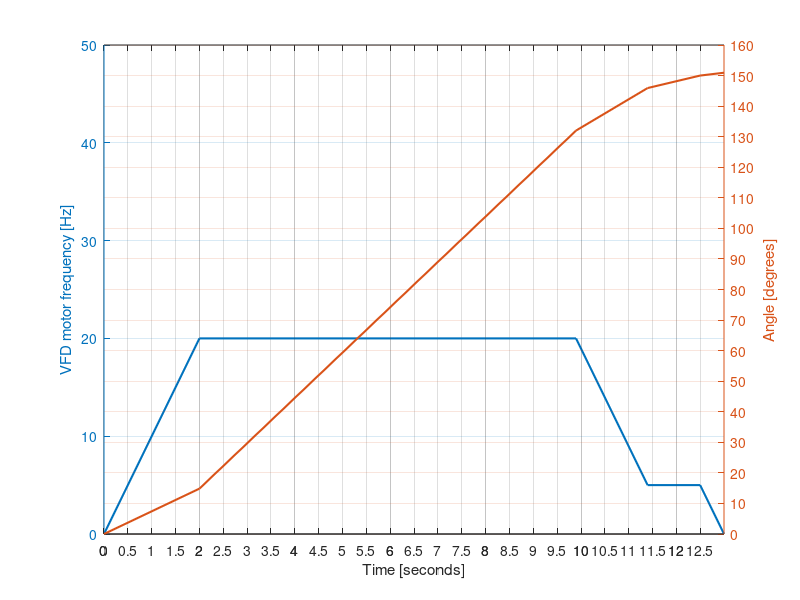

Recreate this plot in MATLAB.
% GNU Octave - Motor Speed Profile Parameter & Acceleration Script

clc;
clear;
close all;

%% User defined variables
% USER SETTINGS
motor_low_speed_hz      = 5.0; % Low operational speed [Hz]
motor_high_speed_hz     = 20.0; % High operational speed [Hz]
travel_distance_angle   = 150; % Degrees [°]
travel_pre_angle        = 18; % Degrees [°]

% Motor parameters
%motor_nominal_speed_rpm = 925.0; % Nominal motor speed [Rpm]
motor_nominal_speed_rpm = 1100.0; % Nominal motor speed [Rpm] (measured rpm @ 5 Hz = 110 rpm) TODO: Investigate!!
motor_nominal_speed_hz  = 50.0; % Nominal motor frequency [Hz]
gear_ratio              = 925/5.2; %

% Ramp times (seconds required to accelerate/decelerate between 0 and nominal speed)
motor_acceleration_s  = 5.0;  % Time to accelerate from 0 to nominal speed [s]
motor_deceleration_s  = 5.0;  % Time to decelerate from nominal speed to 0 [s]


%% Derived calculations
% Calculate linear acceleration and deceleration rates in Hz/second
acc_rate_hz_s = motor_nominal_speed_hz / motor_acceleration_s;
dec_rate_hz_s = motor_nominal_speed_hz / motor_deceleration_s;

% Calculate specific transition times between setpoints
time_0_to_low     = motor_low_speed_hz / acc_rate_hz_s;
time_low_to_high  = (motor_high_speed_hz - motor_low_speed_hz) / acc_rate_hz_s;
time_0_to_high    = motor_high_speed_hz / acc_rate_hz_s;

% Calculate amount of motor rotations on full travel angle
travel_motor_rotations  = (travel_distance_angle / 360) * gear_ratio;

% Calculate useful stuff
motor_nominal_speed_rps = motor_nominal_speed_rpm / 60;
motor_nominal_speed_rps_per_hertz = motor_nominal_speed_rps / 50;
travel_angle_per_motor_rev = (1 / gear_ratio) * 360;
travel_motor_rev_per_angle = gear_ratio / 360;


%% Output summary to console
fprintf('==================================================\n');
fprintf('  MOTOR PARAMETERS\n');
fprintf('==================================================\n');
fprintf('Nominal speed : %6.2f Rpm\n', motor_nominal_speed_rpm);
fprintf('Nominal speed : %6.2f Hz\n', motor_nominal_speed_hz);
fprintf('Gear ratio    : %6.2f \n', gear_ratio);
fprintf('\n');
fprintf('==================================================\n');
fprintf('  VFD PARAMETERS\n');
fprintf('==================================================\n');
fprintf('Low speed         : %6.2f Hz\n', motor_low_speed_hz);
fprintf('High speed        : %6.2f Hz\n', motor_high_speed_hz);
fprintf('Acceleration rate : %6.2f Hz/s (0 -> Nom in %.2f s)\n', acc_rate_hz_s, motor_acceleration_s);
fprintf('Deceleration rate : %6.2f Hz/s (Nom -> 0 in %.2f s)\n', dec_rate_hz_s, motor_deceleration_s);
fprintf('\n');
fprintf('==================================================\n');
fprintf('  TRAVEL DISTANCE\n');
fprintf('==================================================\n');
fprintf('Total travel angle : %6.2f °\n', travel_distance_angle);
fprintf('Motor rotations    : %5.1f revs\n', travel_motor_rotations);
fprintf('\n');
fprintf('==================================================\n');
fprintf('  TRANSITION RAMP TIMES\n');
fprintf('==================================================\n');
fprintf('0 Hz       -> Low speed  (%2.0f Hz) : %6.2f s\n', motor_low_speed_hz, time_0_to_low);
fprintf('Low speed  -> High speed (%2.0f Hz) : %6.2f s\n', motor_high_speed_hz, time_low_to_high);
fprintf('0 Hz       -> High speed (%2.0f Hz) : %6.2f s\n', motor_high_speed_hz, time_0_to_high);
fprintf('\n');


%% Calculate travel times

% Stage 1, ramp up
st1_revs = (motor_high_speed_hz / 2) * time_0_to_high * motor_nominal_speed_rps_per_hertz;
st1_travel_time = time_0_to_high;
st1_start_time = 0;
st1_angle = st1_revs * travel_angle_per_motor_rev;

% Stage 3, ramp down
st3_revs = (((motor_high_speed_hz - motor_low_speed_hz) / 2) + motor_low_speed_hz) * time_low_to_high * motor_nominal_speed_rps_per_hertz;
travel_ramp_down_angle = st3_revs * travel_angle_per_motor_rev;
st3_travel_time = time_low_to_high;
st3_angle = st3_revs * travel_angle_per_motor_rev;

% Stage 4, remaining pre angle
st4_angle = travel_pre_angle - travel_ramp_down_angle;
if (st4_angle < 0)
  st4_angle = 0;
endif
st4_revs = st4_angle * travel_motor_rev_per_angle;
st4_travel_time = st4_revs / (motor_nominal_speed_rps_per_hertz * motor_low_speed_hz);

% Stage 2, high speed
st2_revs = travel_motor_rotations - st1_revs - st3_revs - st4_revs;
st2_travel_time = st2_revs / (motor_nominal_speed_rps_per_hertz * motor_high_speed_hz);
st2_angle = st2_revs * travel_angle_per_motor_rev;

% Stage 5, ramp down to stop
st5_revs = (motor_low_speed_hz / 2) * time_0_to_low * motor_nominal_speed_rps_per_hertz;
st5_travel_time = time_0_to_low;
st5_angle = st5_revs * travel_angle_per_motor_rev;

st2_start_time = st1_start_time + st1_travel_time;
st3_start_time = st2_start_time + st2_travel_time;
st4_start_time = st3_start_time + st3_travel_time;
st5_start_time = st4_start_time + st4_travel_time;


%% Print
fprintf('==================================================\n');
fprintf('  TRAVEL SUMMARY AND PLOT\n');
fprintf('==================================================\n');
fprintf('Stage 1: Travel from 0 Hz -> high speed\n');
fprintf('Travel time      : %6.2f s\n', st1_travel_time)
fprintf('Motor rotations  : %6.2f revs\n', st1_revs);
fprintf('Angle traveled   : %6.2f °\n', st1_angle);
fprintf('\n');
fprintf('--------------------------------------------------\n');

fprintf('Stage 2: Travel remaining angle at high speed\n');
fprintf('Travel time      : %6.2f s\n', st2_travel_time);
fprintf('Motor Rotations  : %6.2f revs\n', st2_revs);
fprintf('Angle traveled   : %6.2f °\n', st2_angle);
fprintf('\n');
fprintf('--------------------------------------------------\n');

fprintf('Stage 3: Travel from high speed -> low speed\n');
fprintf('Travel time      : %6.2f s\n', st3_travel_time);
fprintf('Motor rotations  : %6.2f revs\n', st3_revs);
fprintf('Angle traveled   : %6.2f °\n', st3_angle);
fprintf('\n');
fprintf('--------------------------------------------------\n');

fprintf('Stage 4: Travel remaining pre angle (if any)\n');
fprintf('Travel time      : %6.2f s\n', st4_travel_time);
fprintf('Motor rotations  : %6.2f revs\n', st4_revs);
fprintf('Angle traveled   : %6.2f °\n', st4_angle);
fprintf('Total pre angle  : %6.2f °\n', travel_pre_angle);
fprintf('\n');
fprintf('--------------------------------------------------\n');

fprintf('Stage 5: Ramp down to stop\n');
fprintf('Travel time      : %6.2f s\n', st5_travel_time);
fprintf('Motor rotations  : %6.2f revs\n', st5_revs);
fprintf('Angle traveled   : %6.2f °\n', st5_angle);
fprintf('\n');
fprintf('--------------------------------------------------\n');

fprintf('Total travel time : %5.1f s\n', st1_travel_time + st2_travel_time + st3_travel_time + st4_travel_time + st5_travel_time);
fprintf('Total travel angle : %5.1f °\n', st1_angle + st2_angle + st3_angle + st4_angle + st5_angle);


%% Plot vectors
time_values  = [st1_start_time, st2_start_time, st3_start_time, st4_start_time, st5_start_time, st5_start_time + st5_travel_time];
speed_values = [0, motor_high_speed_hz, motor_high_speed_hz, motor_low_speed_hz, motor_low_speed_hz, 0];
angle_values = cumsum([0, st1_angle, st2_angle, st3_angle, st4_angle, st5_angle]);

figure;

% Dual y-axis plot compatible with GNU Octave
[ax, h1, h2] = plotyy(time_values, speed_values, time_values, angle_values);

% Configure left y-axis (Speed)
ylabel(ax(1), "VFD motor frequency [Hz]");
ylim(ax(1), [0 50]);
set(h1, "LineWidth", 1.5);

% Configure right y-axis (Angle)
ylabel(ax(2), "Angle [degrees]");
set(h2, "LineWidth", 1.5);
angle_axis_max = ceil(max(angle_values) / 10) * 10;
ylim(ax(2), [0 angle_axis_max]);
set(ax(2), "YTick", 0:10:angle_axis_max);
grid(ax(2), "on");

% Configure shared axis settings
xlabel("Time [seconds]");
xticks(0:0.5:50);
grid on;

waitfor(h1);
